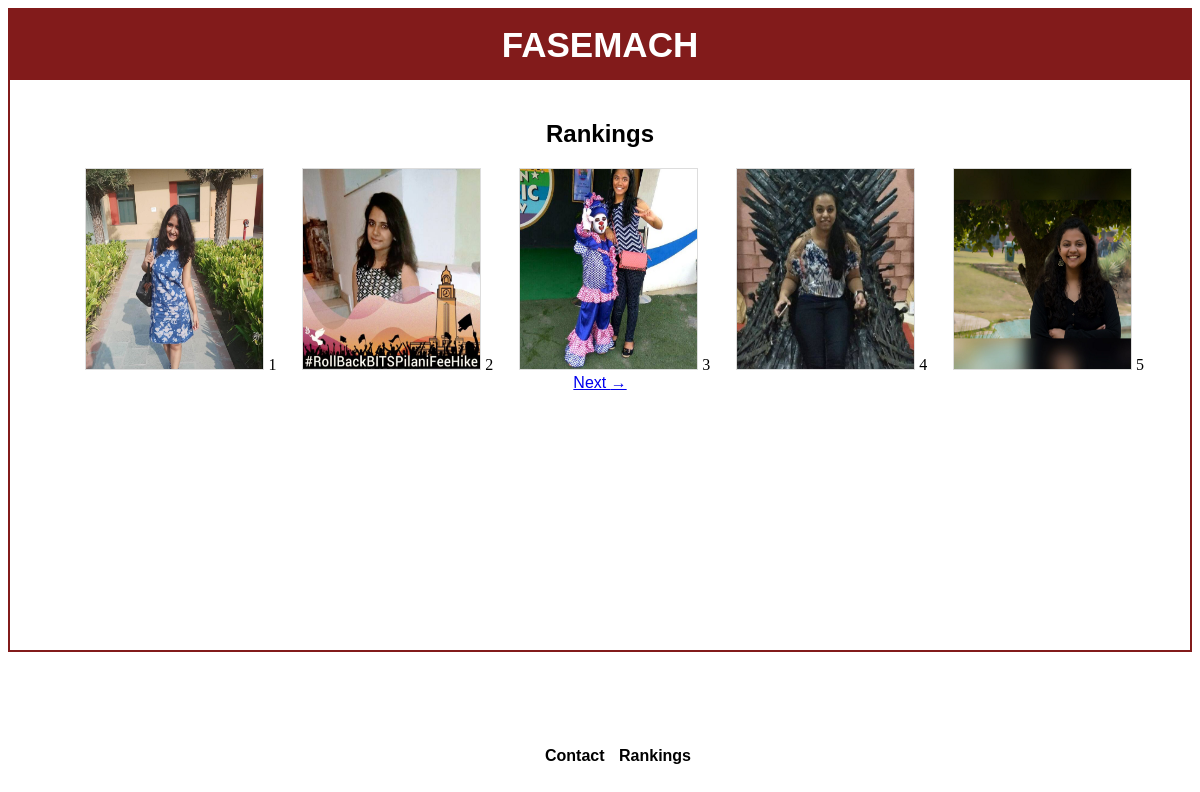
The app's page /ratings/, older data.
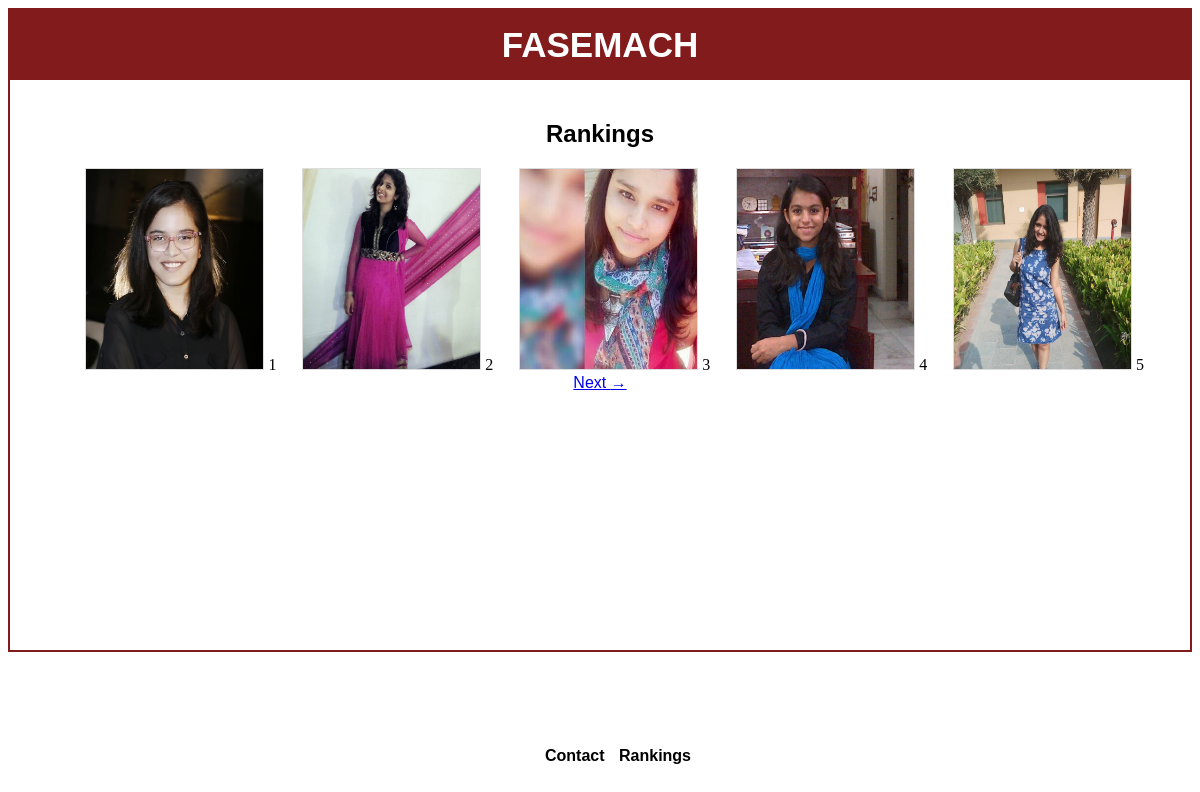
The same page, newer data.
### facemash/models.py (models this page shows, shortened)
class FaceMash(models.Model):
    photo = models.ImageField(_("Photo"), upload_to="facemash/photos")
    ratings = models.FloatField(_("Rating"), default=1500)
    rd = models.FloatField(_("Rating Deviation"), default=350)
    sigma = models.FloatField(_("Sigma"), default=0.06)
    timestamp = models.DateTimeField(_("Timestamp"), default=timezone.now)
    class Meta:
        verbose_name = "FaceMash"
        verbose_name_plural = "FaceMash"
        ordering = ["-timestamp"]

### facemash/views.py (the view)
# urls.py: url(r'^ratings/$', ratings_page, name="ratings"),
def ratings_page(request):
    photos = FaceMash.objects.all().order_by('-ratings')
    paginator = Paginator(photos, 5)
    page = request.GET.get('page')
    if paginator.num_pages > 1:
        p = True
    else:
        p = False
    try:
        photos = paginator.page(page)
    except PageNotAnInteger:
        photos = paginator.page(1)
    except EmptyPage:
        photos = paginator.page(paginator.num_pages)
    context = {'photos' : photos, 'p': p}
    return render(request, "facemash/ratings_page.html", context)

### facemash/templates/facemash/ratings_page.html (shortened to what this page needs)
{% extends 'base.html' %}
{% block content %}
  <div class="main text-center">
    <h2>Rankings</h2>
    {% for photo in photos %}
    <div class="ranking-img-container">
      <img src="{{ photo.photo.url }}" class="ranking-img">
      <span class="apos">{{forloop.counter}}</span>
    </div>
    {% empty %}
      <h3>No photos found.</h3>
    {% endfor %}
    {% if p %}
      {% include 'pager.html' with page=photos %}
    {% endif %}
  </div>
{% endblock content %}

### templates/base.html (shortened to what this page needs)
{% load static %}
<!doctype html>
<html>
  <head>
    <link rel="stylesheet" href="{% static 'css/main.css' %}?v=1">
  </head>
  <body>
    <div class="container">
      <div class="header">
        <a href="{% url 'play' %}">FASEMACH</a>
      </div>
    {% block content %}
    {% endblock %}
    <div class="footer text-center">
      <ul class="footer-links text-bold">
        <li><a href="{% url 'about' %}">Contact</a></li>
        <li><a href="{% url 'ratings' %}">Rankings</a></li>
      </ul>
    </div>
  </div>
  </body>
</html>

### templates/pager.html (shortened to what this page needs)
<div>
    {% if page.has_next %}
      <a href="?page={{page.next_page_number}}">Next <span aria-hidden="true">&rarr;</span></a>
    {% endif %}
</div>

### static/css/main.css (style rules this page uses)
body { font-family: sans-serif; }
.container { border: 2px solid #821b1b; padding-bottom: 40px; min-height: 600px; }
.header { background: #821b1b; height: 70px; text-align: center; margin-bottom: 40px; }
.header a { font-size: 35px; font-weight: bold; text-decoration: none; color: white; line-height: 70px; }
.main span.apos { letter-spacing: -4px; font-family: cursive; font-weight: 100; }
.ranking-img { border: 1px solid #ddd; transition: all .2s ease-in-out; max-width: 100%; width: 15%; margin-left: 25px; min-height: 200px; overflow: hidden; }
.ranking-img-container { display: inline; }
.text-center { text-align: center; }
.text-bold { font-weight: bold; }
.footer { position: absolute; bottom: 0px; width: 98%; margin-bottom: 25px; }
.footer-links { margin: 10px; }
.footer-links li { display: inline; list-style-type: none; margin: 0px 5px; }
.footer-links li a { text-decoration: none; }
.footer-links:first-child li a { color: #00b4ff; }
.footer-links:last-child li a { color: #000; }

Row changes from the older to the newer data that the page shows:
no longer on this page (row unchanged): FaceMash: photo (picture)
no longer on this page (row edited): FaceMash: photo (picture)
no longer on this page (row unchanged): FaceMash: photo (picture)
no longer on this page (row unchanged): FaceMash: photo (picture)
now on this page (row edited): FaceMash: photo (picture)
now on this page (row edited): FaceMash: photo (picture)
now on this page (row edited): FaceMash: photo (picture)
now on this page (row edited): FaceMash: photo (picture)
